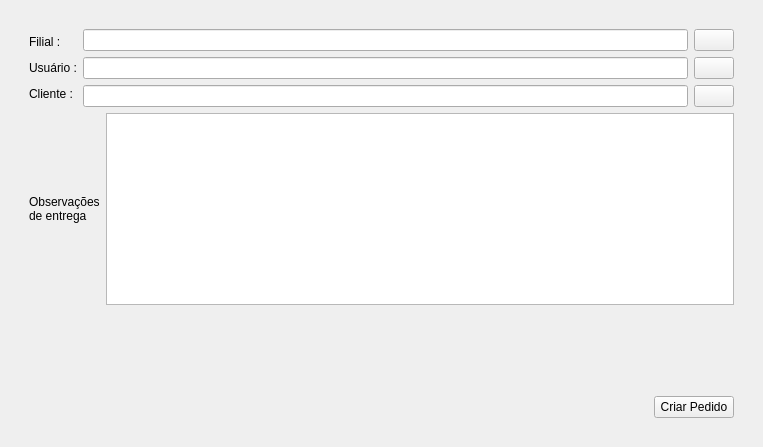
<?xml version="1.0" encoding="UTF-8"?>
<ui version="4.0">
 <class>Saida</class>
 <widget class="QDialog" name="Saida">
  <property name="geometry">
   <rect>
    <x>0</x>
    <y>0</y>
    <width>763</width>
    <height>447</height>
   </rect>
  </property>
  <property name="windowTitle">
   <string>Dialog</string>
  </property>
  <layout class="QGridLayout" name="gridLayout_8">
   <item row="0" column="0">
    <widget class="QWidget" name="widget" native="true">
     <layout class="QGridLayout" name="gridLayout_7">
      <item row="0" column="0">
       <widget class="QStackedWidget" name="sTSaida">
        <property name="currentIndex">
         <number>0</number>
        </property>
        <widget class="QWidget" name="page">
         <layout class="QGridLayout" name="gridLayout_6">
          <item row="0" column="0">
           <layout class="QGridLayout" name="gridLayout_5">
            <item row="0" column="0" colspan="3">
             <layout class="QGridLayout" name="gridLayout_4">
              <item row="0" column="0">
               <layout class="QGridLayout" name="gridLayout_3">
                <item row="0" column="0">
                 <widget class="QLabel" name="label">
                  <property name="sizePolicy">
                   <sizepolicy hsizetype="Fixed" vsizetype="Fixed">
                    <horstretch>0</horstretch>
                    <verstretch>0</verstretch>
                   </sizepolicy>
                  </property>
                  <property name="text">
                   <string>Filial :</string>
                  </property>
                 </widget>
                </item>
                <item row="1" column="0">
                 <widget class="QLabel" name="label_2">
                  <property name="sizePolicy">
                   <sizepolicy hsizetype="Fixed" vsizetype="Fixed">
                    <horstretch>0</horstretch>
                    <verstretch>0</verstretch>
                   </sizepolicy>
                  </property>
                  <property name="text">
                   <string>Usuário :</string>
                  </property>
                 </widget>
                </item>
                <item row="2" column="0">
                 <widget class="QLabel" name="label_3">
                  <property name="sizePolicy">
                   <sizepolicy hsizetype="Fixed" vsizetype="Fixed">
                    <horstretch>0</horstretch>
                    <verstretch>0</verstretch>
                   </sizepolicy>
                  </property>
                  <property name="text">
                   <string>Cliente :</string>
                  </property>
                 </widget>
                </item>
               </layout>
              </item>
              <item row="0" column="1">
               <layout class="QGridLayout" name="gridLayout_2">
                <item row="0" column="0" rowspan="3">
                 <layout class="QGridLayout" name="gridLayout">
                  <item row="0" column="0">
                   <widget class="QLineEdit" name="lE_Filial"/>
                  </item>
                  <item row="1" column="0">
                   <widget class="QLineEdit" name="lE_Usuario"/>
                  </item>
                  <item row="2" column="0">
                   <widget class="QLineEdit" name="lE_Cliente"/>
                  </item>
                 </layout>
                </item>
                <item row="0" column="1">
                 <widget class="QPushButton" name="pB_searchFilial">
                  <property name="text">
                   <string/>
                  </property>
                  <property name="icon">
                   <iconset>
                    <normaloff>../Documentos/Qt/Projetos/estoque-agro/icons/pesquisar.png</normaloff>
                    <disabledoff>:/rec/icons/pesquisar.png</disabledoff>
                    <selectedoff>:/rec/icons/pesquisar.png</selectedoff>../Documentos/Qt/Projetos/estoque-agro/icons/pesquisar.png</iconset>
                  </property>
                  <property name="autoDefault">
                   <bool>false</bool>
                  </property>
                 </widget>
                </item>
                <item row="1" column="1">
                 <widget class="QPushButton" name="pB_searchUser">
                  <property name="text">
                   <string/>
                  </property>
                  <property name="icon">
                   <iconset>
                    <normaloff>../Documentos/Qt/Projetos/estoque-agro/icons/pesquisar.png</normaloff>
                    <disabledoff>:/rec/icons/pesquisar.png</disabledoff>
                    <selectedoff>:/rec/icons/pesquisar.png</selectedoff>../Documentos/Qt/Projetos/estoque-agro/icons/pesquisar.png</iconset>
                  </property>
                  <property name="autoDefault">
                   <bool>false</bool>
                  </property>
                 </widget>
                </item>
                <item row="2" column="1">
                 <widget class="QPushButton" name="pB_searchClient">
                  <property name="text">
                   <string/>
                  </property>
                  <property name="icon">
                   <iconset>
                    <normaloff>../Documentos/Qt/Projetos/estoque-agro/icons/pesquisar.png</normaloff>
                    <disabledoff>:/rec/icons/pesquisar.png</disabledoff>
                    <selectedoff>:/rec/icons/pesquisar.png</selectedoff>../Documentos/Qt/Projetos/estoque-agro/icons/pesquisar.png</iconset>
                  </property>
                  <property name="autoDefault">
                   <bool>false</bool>
                  </property>
                 </widget>
                </item>
               </layout>
              </item>
             </layout>
            </item>
            <item row="1" column="0">
             <widget class="QLabel" name="label_4">
              <property name="text">
               <string>Observações
de entrega</string>
              </property>
             </widget>
            </item>
            <item row="1" column="1" colspan="2">
             <widget class="QPlainTextEdit" name="plainTextEdit"/>
            </item>
            <item row="2" column="2">
             <spacer name="verticalSpacer">
              <property name="orientation">
               <enum>Qt::Vertical</enum>
              </property>
              <property name="sizeHint" stdset="0">
               <size>
                <width>20</width>
                <height>40</height>
               </size>
              </property>
             </spacer>
            </item>
            <item row="3" column="1">
             <spacer name="horizontalSpacer">
              <property name="orientation">
               <enum>Qt::Horizontal</enum>
              </property>
              <property name="sizeHint" stdset="0">
               <size>
                <width>40</width>
                <height>20</height>
               </size>
              </property>
             </spacer>
            </item>
            <item row="3" column="2">
             <widget class="QPushButton" name="pB_CriarPedido">
              <property name="font">
               <font>
                <kerning>true</kerning>
               </font>
              </property>
              <property name="text">
               <string>Criar Pedido</string>
              </property>
              <property name="autoDefault">
               <bool>false</bool>
              </property>
             </widget>
            </item>
           </layout>
          </item>
         </layout>
        </widget>
       </widget>
      </item>
     </layout>
    </widget>
   </item>
  </layout>
 </widget>
 <resources/>
 <connections/>
</ui>
